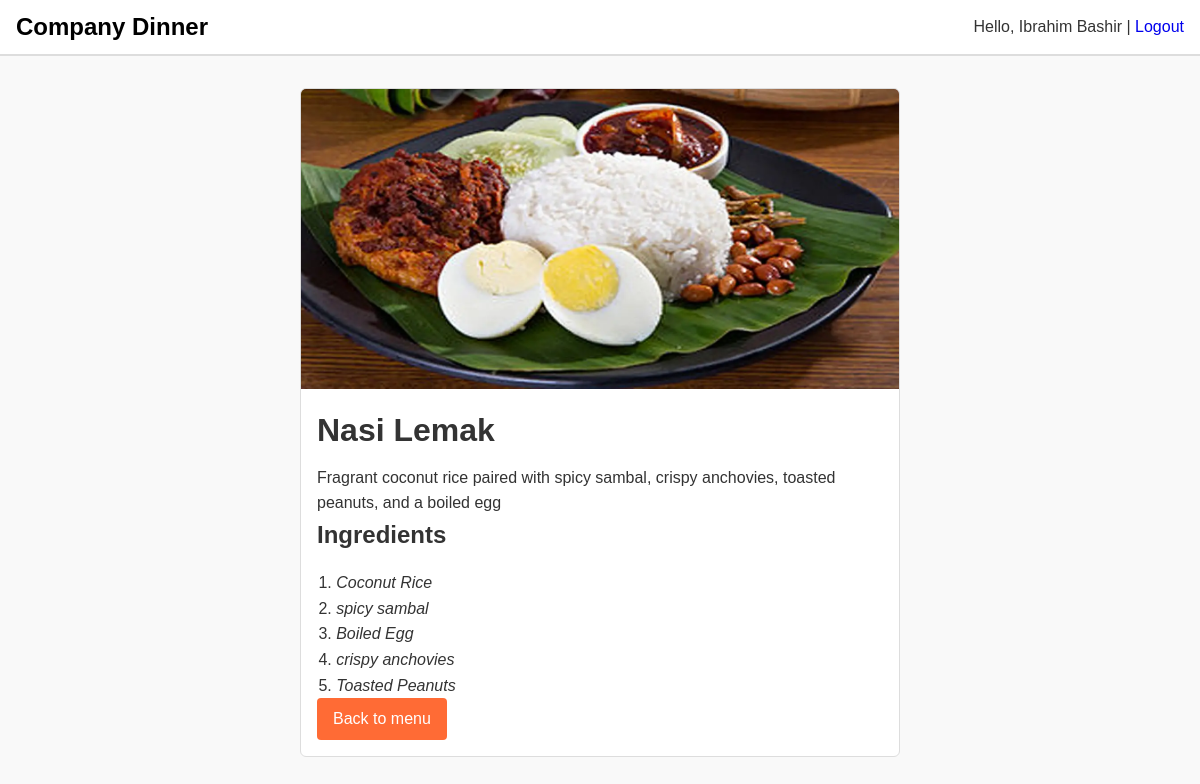
The page /food/3/ (signed in) on the database its author committed.
### menu/models.py (models this page shows, shortened)
class Food(models.Model):
    name = models.CharField(max_length=100)
    description = models.TextField()
    image = models.ImageField(
        upload_to='food_images/',
        blank=True,
        null=True
    )

class Ingredient(models.Model):
    food = models.ForeignKey(Food, related_name='ingredients', on_delete=models.CASCADE)
    name = models.CharField(max_length=100)

### menu/views.py (the view)
# urls.py: path('food/<int:pk>/', views.food_detail, name='food_detail'),
def food_detail(request, pk):
    food = get_object_or_404(Food, pk=pk)
    has_voted_any = request.user.is_authenticated and Vote.objects.filter(user=request.user).exists()
    has_voted = has_voted_any and Vote.objects.filter(user=request.user, food=food).exists()
    return render(request, 'menu/food_detail.html', {
        'food': food,
        'has_voted_any': has_voted_any,
        'has_voted': has_voted,
    })

### menu/templates/menu/food_detail.html (shortened to what this page needs)
{% extends 'menu/base.html' %}
{% block content %}
<div class="details-container">
    <div class="details-header">
        <img src="{{ food.image.url }}" alt="{{ food.name }}">
    </div>
    <div class="details-body">
        <h1>{{ food.name }}</h1>
        <p>{{ food.description }}</p>
        <section>
            <h2>Ingredients</h2>
            <ol class="ingredients-list">
                {% for ing in food.ingredients.all %}
                <li><i>{{ ing.name }}</i></li>
                {% endfor %}
            </ol>
        </section>
        <div class="card-actions">
            <a href="{% url 'menu_list' %}" class="vote-btn">Back to menu</a>
        </div>
    </div>
</div>
{% endblock %}

### menu/templates/menu/base.html (shortened to what this page needs)
{% load static %}
<!DOCTYPE html>
<html lang="en">
<head>
  <link rel="stylesheet" href="{% static 'styles.css' %}">
</head>
<body>
  <nav class="navbar">
    <div class="container">
      <div class="logo">Company Dinner</div>
      {% if user.is_authenticated %}
      <div class="auth">
        Hello, {{ user.first_name }} | <a href="{% url 'logout' %}">Logout</a>
      </div>
      {% endif %}
    </div>
  </nav>
  {% block content %}{% endblock %}
</body>
</html>

### menu/static/styles.css (style rules this page uses)
* { margin: 0; padding: 0; box-sizing: border-box; }
body { font-family: Arial, sans-serif; line-height: 1.6; background: #f9f9f9; color: #333; }
a { text-decoration: none; }
img { display: block; max-width: 100%; height: auto; }
.navbar { background: #fff; border-bottom: 2px solid #ddd; }
.navbar .container { max-width: 1200px; margin: 0 auto; display: flex; align-items: center; justify-content: space-between; padding: 0.5rem 1rem; }
.navbar .logo { font-size: 1.5rem; font-weight: bold; color: #000; }
.card-actions { display: flex; justify-content: space-between; align-items: center; }
.vote-btn { display: inline-block; text-align: center; background: #ff6b35; color: #fff; border: none; padding: 0.5rem 1rem; border-radius: 4px; cursor: pointer; }
.details-container { max-width: 600px; margin: 2rem auto; background: #fff; border: 1px solid #ddd; border-radius: 6px; overflow: hidden; }
.details-header img { width: 100%; height: 300px; object-fit: cover; }
.details-body { padding: 1rem; }
.details-body h1 { margin-bottom: 0.5rem; }
.ingredients-list { margin-top: 1rem; padding-left: 1.2rem; }

### rows shown on the page
Food: image (picture), name "Nasi Lemak", description "Fragrant coconut rice paired with spicy sambal, crispy anchovies, toasted peanuts, and a boiled egg"
Ingredient: name "Coconut Rice"
Ingredient: name "spicy sambal"
Ingredient: name "Boiled Egg"
Ingredient: name "crispy anchovies"
Ingredient: name "Toasted Peanuts"

### other values the page prints
{{ user.first_name }} "Ibrahim Bashir"
